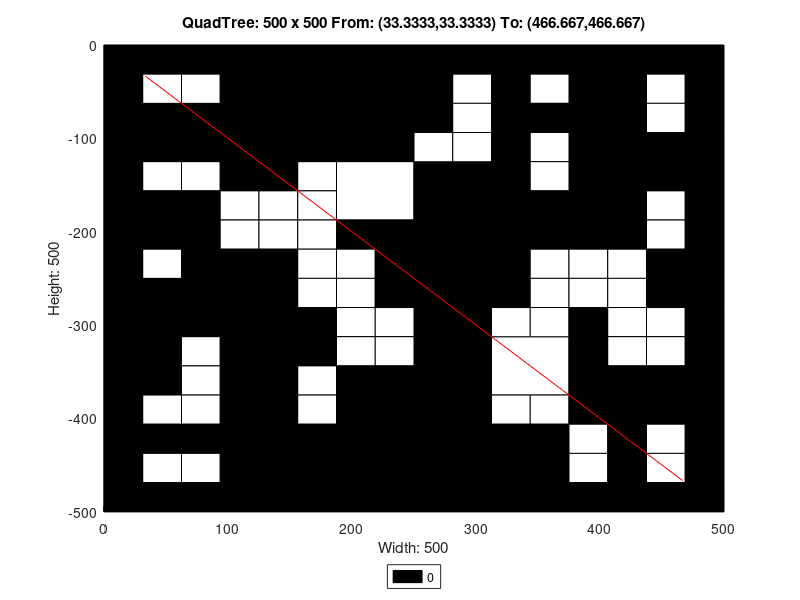

Source code (MATLAB):
axis([0 500 -500 0]);
title('QuadTree: 500 x 500 From: (33.3333,33.3333) To: (466.667,466.667)');
xlabel('Width: 500');
ylabel('Height: 500');
rectangle('Position',[125 -125 125 125], 'FaceColor',[0 0 0]);
rectangle('Position',[0 -125 62.5 62.5], 'FaceColor',[0 0 0]);
rectangle('Position',[62.5 -125 62.5 62.5], 'FaceColor',[0 0 0]);
rectangle('Position',[187.5 -187.5 62.5 62.5], 'FaceColor',[1 1 1]);
rectangle('Position',[375 -62.5 62.5 62.5], 'FaceColor',[0 0 0]);
rectangle('Position',[375 -125 62.5 62.5], 'FaceColor',[0 0 0]);
rectangle('Position',[250 -187.5 62.5 62.5], 'FaceColor',[0 0 0]);
rectangle('Position',[250 -250 62.5 62.5], 'FaceColor',[0 0 0]);
rectangle('Position',[375 -187.5 62.5 62.5], 'FaceColor',[0 0 0]);
rectangle('Position',[0 -312.5 62.5 62.5], 'FaceColor',[0 0 0]);
rectangle('Position',[62.5 -312.5 62.5 62.5], 'FaceColor',[0 0 0]);
rectangle('Position',[0 -375 62.5 62.5], 'FaceColor',[0 0 0]);
rectangle('Position',[187.5 -437.5 62.5 62.5], 'FaceColor',[0 0 0]);
rectangle('Position',[125 -500 62.5 62.5], 'FaceColor',[0 0 0]);
rectangle('Position',[187.5 -500 62.5 62.5], 'FaceColor',[0 0 0]);
rectangle('Position',[250 -312.5 62.5 62.5], 'FaceColor',[0 0 0]);
rectangle('Position',[250 -375 62.5 62.5], 'FaceColor',[0 0 0]);
rectangle('Position',[312.5 -375 62.5 62.5], 'FaceColor',[1 1 1]);
rectangle('Position',[250 -437.5 62.5 62.5], 'FaceColor',[0 0 0]);
rectangle('Position',[250 -500 62.5 62.5], 'FaceColor',[0 0 0]);
rectangle('Position',[312.5 -500 62.5 62.5], 'FaceColor',[0 0 0]);
rectangle('Position',[0 -31.25 31.25 31.25], 'FaceColor',[0 0 0]);
rectangle('Position',[31.25 -31.25 31.25 31.25], 'FaceColor',[0 0 0]);
rectangle('Position',[0 -62.5 31.25 31.25], 'FaceColor',[0 0 0]);
rectangle('Position',[31.25 -62.5 31.25 31.25], 'FaceColor',[1 1 1]);
rectangle('Position',[62.5 -31.25 31.25 31.25], 'FaceColor',[0 0 0]);
rectangle('Position',[93.75 -31.25 31.25 31.25], 'FaceColor',[0 0 0]);
rectangle('Position',[62.5 -62.5 31.25 31.25], 'FaceColor',[1 1 1]);
rectangle('Position',[93.75 -62.5 31.25 31.25], 'FaceColor',[0 0 0]);
rectangle('Position',[0 -156.25 31.25 31.25], 'FaceColor',[0 0 0]);
rectangle('Position',[31.25 -156.25 31.25 31.25], 'FaceColor',[1 1 1]);
rectangle('Position',[0 -187.5 31.25 31.25], 'FaceColor',[0 0 0]);
rectangle('Position',[31.25 -187.5 31.25 31.25], 'FaceColor',[0 0 0]);
rectangle('Position',[62.5 -156.25 31.25 31.25], 'FaceColor',[1 1 1]);
rectangle('Position',[93.75 -156.25 31.25 31.25], 'FaceColor',[0 0 0]);
rectangle('Position',[62.5 -187.5 31.25 31.25], 'FaceColor',[0 0 0]);
rectangle('Position',[93.75 -187.5 31.25 31.25], 'FaceColor',[1 1 1]);
rectangle('Position',[0 -218.75 31.25 31.25], 'FaceColor',[0 0 0]);
rectangle('Position',[31.25 -218.75 31.25 31.25], 'FaceColor',[0 0 0]);
rectangle('Position',[0 -250 31.25 31.25], 'FaceColor',[0 0 0]);
rectangle('Position',[31.25 -250 31.25 31.25], 'FaceColor',[1 1 1]);
rectangle('Position',[62.5 -218.75 31.25 31.25], 'FaceColor',[0 0 0]);
rectangle('Position',[93.75 -218.75 31.25 31.25], 'FaceColor',[1 1 1]);
rectangle('Position',[62.5 -250 31.25 31.25], 'FaceColor',[0 0 0]);
rectangle('Position',[93.75 -250 31.25 31.25], 'FaceColor',[0 0 0]);
rectangle('Position',[125 -156.25 31.25 31.25], 'FaceColor',[0 0 0]);
rectangle('Position',[156.25 -156.25 31.25 31.25], 'FaceColor',[1 1 1]);
rectangle('Position',[125 -187.5 31.25 31.25], 'FaceColor',[1 1 1]);
rectangle('Position',[156.25 -187.5 31.25 31.25], 'FaceColor',[1 1 1]);
rectangle('Position',[125 -218.75 31.25 31.25], 'FaceColor',[1 1 1]);
rectangle('Position',[156.25 -218.75 31.25 31.25], 'FaceColor',[1 1 1]);
rectangle('Position',[125 -250 31.25 31.25], 'FaceColor',[0 0 0]);
rectangle('Position',[156.25 -250 31.25 31.25], 'FaceColor',[1 1 1]);
rectangle('Position',[187.5 -218.75 31.25 31.25], 'FaceColor',[0 0 0]);
rectangle('Position',[218.75 -218.75 31.25 31.25], 'FaceColor',[0 0 0]);
rectangle('Position',[187.5 -250 31.25 31.25], 'FaceColor',[1 1 1]);
rectangle('Position',[218.75 -250 31.25 31.25], 'FaceColor',[0 0 0]);
rectangle('Position',[250 -31.25 31.25 31.25], 'FaceColor',[0 0 0]);
rectangle('Position',[281.25 -31.25 31.25 31.25], 'FaceColor',[0 0 0]);
rectangle('Position',[250 -62.5 31.25 31.25], 'FaceColor',[0 0 0]);
rectangle('Position',[281.25 -62.5 31.25 31.25], 'FaceColor',[1 1 1]);
rectangle('Position',[312.5 -31.25 31.25 31.25], 'FaceColor',[0 0 0]);
rectangle('Position',[343.75 -31.25 31.25 31.25], 'FaceColor',[0 0 0]);
rectangle('Position',[312.5 -62.5 31.25 31.25], 'FaceColor',[0 0 0]);
rectangle('Position',[343.75 -62.5 31.25 31.25], 'FaceColor',[1 1 1]);
rectangle('Position',[250 -93.75 31.25 31.25], 'FaceColor',[0 0 0]);
rectangle('Position',[281.25 -93.75 31.25 31.25], 'FaceColor',[1 1 1]);
rectangle('Position',[250 -125 31.25 31.25], 'FaceColor',[1 1 1]);
rectangle('Position',[281.25 -125 31.25 31.25], 'FaceColor',[1 1 1]);
rectangle('Position',[312.5 -93.75 31.25 31.25], 'FaceColor',[0 0 0]);
rectangle('Position',[343.75 -93.75 31.25 31.25], 'FaceColor',[0 0 0]);
rectangle('Position',[312.5 -125 31.25 31.25], 'FaceColor',[0 0 0]);
rectangle('Position',[343.75 -125 31.25 31.25], 'FaceColor',[1 1 1]);
rectangle('Position',[437.5 -31.25 31.25 31.25], 'FaceColor',[0 0 0]);
rectangle('Position',[468.75 -31.25 31.25 31.25], 'FaceColor',[0 0 0]);
rectangle('Position',[437.5 -62.5 31.25 31.25], 'FaceColor',[1 1 1]);
rectangle('Position',[468.75 -62.5 31.25 31.25], 'FaceColor',[0 0 0]);
rectangle('Position',[437.5 -93.75 31.25 31.25], 'FaceColor',[1 1 1]);
rectangle('Position',[468.75 -93.75 31.25 31.25], 'FaceColor',[0 0 0]);
rectangle('Position',[437.5 -125 31.25 31.25], 'FaceColor',[0 0 0]);
rectangle('Position',[468.75 -125 31.25 31.25], 'FaceColor',[0 0 0]);
rectangle('Position',[312.5 -156.25 31.25 31.25], 'FaceColor',[0 0 0]);
rectangle('Position',[343.75 -156.25 31.25 31.25], 'FaceColor',[1 1 1]);
rectangle('Position',[312.5 -187.5 31.25 31.25], 'FaceColor',[0 0 0]);
rectangle('Position',[343.75 -187.5 31.25 31.25], 'FaceColor',[0 0 0]);
rectangle('Position',[312.5 -218.75 31.25 31.25], 'FaceColor',[0 0 0]);
rectangle('Position',[343.75 -218.75 31.25 31.25], 'FaceColor',[0 0 0]);
rectangle('Position',[312.5 -250 31.25 31.25], 'FaceColor',[0 0 0]);
rectangle('Position',[343.75 -250 31.25 31.25], 'FaceColor',[1 1 1]);
rectangle('Position',[437.5 -156.25 31.25 31.25], 'FaceColor',[0 0 0]);
rectangle('Position',[468.75 -156.25 31.25 31.25], 'FaceColor',[0 0 0]);
rectangle('Position',[437.5 -187.5 31.25 31.25], 'FaceColor',[1 1 1]);
rectangle('Position',[468.75 -187.5 31.25 31.25], 'FaceColor',[0 0 0]);
rectangle('Position',[375 -218.75 31.25 31.25], 'FaceColor',[0 0 0]);
rectangle('Position',[406.25 -218.75 31.25 31.25], 'FaceColor',[0 0 0]);
rectangle('Position',[375 -250 31.25 31.25], 'FaceColor',[1 1 1]);
rectangle('Position',[406.25 -250 31.25 31.25], 'FaceColor',[1 1 1]);
rectangle('Position',[437.5 -218.75 31.25 31.25], 'FaceColor',[1 1 1]);
rectangle('Position',[468.75 -218.75 31.25 31.25], 'FaceColor',[0 0 0]);
rectangle('Position',[437.5 -250 31.25 31.25], 'FaceColor',[0 0 0]);
rectangle('Position',[468.75 -250 31.25 31.25], 'FaceColor',[0 0 0]);
rectangle('Position',[62.5 -343.75 31.25 31.25], 'FaceColor',[1 1 1]);
rectangle('Position',[93.75 -343.75 31.25 31.25], 'FaceColor',[0 0 0]);
rectangle('Position',[62.5 -375 31.25 31.25], 'FaceColor',[1 1 1]);
rectangle('Position',[93.75 -375 31.25 31.25], 'FaceColor',[0 0 0]);
rectangle('Position',[125 -281.25 31.25 31.25], 'FaceColor',[0 0 0]);
rectangle('Position',[156.25 -281.25 31.25 31.25], 'FaceColor',[1 1 1]);
rectangle('Position',[125 -312.5 31.25 31.25], 'FaceColor',[0 0 0]);
rectangle('Position',[156.25 -312.5 31.25 31.25], 'FaceColor',[0 0 0]);
rectangle('Position',[187.5 -281.25 31.25 31.25], 'FaceColor',[1 1 1]);
rectangle('Position',[218.75 -281.25 31.25 31.25], 'FaceColor',[0 0 0]);
rectangle('Position',[187.5 -312.5 31.25 31.25], 'FaceColor',[1 1 1]);
rectangle('Position',[218.75 -312.5 31.25 31.25], 'FaceColor',[1 1 1]);
rectangle('Position',[125 -343.75 31.25 31.25], 'FaceColor',[0 0 0]);
rectangle('Position',[156.25 -343.75 31.25 31.25], 'FaceColor',[0 0 0]);
rectangle('Position',[125 -375 31.25 31.25], 'FaceColor',[0 0 0]);
rectangle('Position',[156.25 -375 31.25 31.25], 'FaceColor',[1 1 1]);
rectangle('Position',[187.5 -343.75 31.25 31.25], 'FaceColor',[1 1 1]);
rectangle('Position',[218.75 -343.75 31.25 31.25], 'FaceColor',[1 1 1]);
rectangle('Position',[187.5 -375 31.25 31.25], 'FaceColor',[0 0 0]);
rectangle('Position',[218.75 -375 31.25 31.25], 'FaceColor',[0 0 0]);
rectangle('Position',[0 -406.25 31.25 31.25], 'FaceColor',[0 0 0]);
rectangle('Position',[31.25 -406.25 31.25 31.25], 'FaceColor',[1 1 1]);
rectangle('Position',[0 -437.5 31.25 31.25], 'FaceColor',[0 0 0]);
rectangle('Position',[31.25 -437.5 31.25 31.25], 'FaceColor',[0 0 0]);
rectangle('Position',[62.5 -406.25 31.25 31.25], 'FaceColor',[1 1 1]);
rectangle('Position',[93.75 -406.25 31.25 31.25], 'FaceColor',[0 0 0]);
rectangle('Position',[62.5 -437.5 31.25 31.25], 'FaceColor',[0 0 0]);
rectangle('Position',[93.75 -437.5 31.25 31.25], 'FaceColor',[0 0 0]);
rectangle('Position',[0 -468.75 31.25 31.25], 'FaceColor',[0 0 0]);
rectangle('Position',[31.25 -468.75 31.25 31.25], 'FaceColor',[1 1 1]);
rectangle('Position',[0 -500 31.25 31.25], 'FaceColor',[0 0 0]);
rectangle('Position',[31.25 -500 31.25 31.25], 'FaceColor',[0 0 0]);
rectangle('Position',[62.5 -468.75 31.25 31.25], 'FaceColor',[1 1 1]);
rectangle('Position',[93.75 -468.75 31.25 31.25], 'FaceColor',[0 0 0]);
rectangle('Position',[62.5 -500 31.25 31.25], 'FaceColor',[0 0 0]);
rectangle('Position',[93.75 -500 31.25 31.25], 'FaceColor',[0 0 0]);
rectangle('Position',[125 -406.25 31.25 31.25], 'FaceColor',[0 0 0]);
rectangle('Position',[156.25 -406.25 31.25 31.25], 'FaceColor',[1 1 1]);
rectangle('Position',[125 -437.5 31.25 31.25], 'FaceColor',[0 0 0]);
rectangle('Position',[156.25 -437.5 31.25 31.25], 'FaceColor',[0 0 0]);
rectangle('Position',[312.5 -281.25 31.25 31.25], 'FaceColor',[0 0 0]);
rectangle('Position',[343.75 -281.25 31.25 31.25], 'FaceColor',[1 1 1]);
rectangle('Position',[312.5 -312.5 31.25 31.25], 'FaceColor',[1 1 1]);
rectangle('Position',[343.75 -312.5 31.25 31.25], 'FaceColor',[1 1 1]);
rectangle('Position',[375 -281.25 31.25 31.25], 'FaceColor',[1 1 1]);
rectangle('Position',[406.25 -281.25 31.25 31.25], 'FaceColor',[1 1 1]);
rectangle('Position',[375 -312.5 31.25 31.25], 'FaceColor',[0 0 0]);
rectangle('Position',[406.25 -312.5 31.25 31.25], 'FaceColor',[1 1 1]);
rectangle('Position',[437.5 -281.25 31.25 31.25], 'FaceColor',[0 0 0]);
rectangle('Position',[468.75 -281.25 31.25 31.25], 'FaceColor',[0 0 0]);
rectangle('Position',[437.5 -312.5 31.25 31.25], 'FaceColor',[1 1 1]);
rectangle('Position',[468.75 -312.5 31.25 31.25], 'FaceColor',[0 0 0]);
rectangle('Position',[375 -343.75 31.25 31.25], 'FaceColor',[0 0 0]);
rectangle('Position',[406.25 -343.75 31.25 31.25], 'FaceColor',[1 1 1]);
rectangle('Position',[375 -375 31.25 31.25], 'FaceColor',[0 0 0]);
rectangle('Position',[406.25 -375 31.25 31.25], 'FaceColor',[0 0 0]);
rectangle('Position',[437.5 -343.75 31.25 31.25], 'FaceColor',[1 1 1]);
rectangle('Position',[468.75 -343.75 31.25 31.25], 'FaceColor',[0 0 0]);
rectangle('Position',[437.5 -375 31.25 31.25], 'FaceColor',[0 0 0]);
rectangle('Position',[468.75 -375 31.25 31.25], 'FaceColor',[0 0 0]);
rectangle('Position',[312.5 -406.25 31.25 31.25], 'FaceColor',[1 1 1]);
rectangle('Position',[343.75 -406.25 31.25 31.25], 'FaceColor',[1 1 1]);
rectangle('Position',[312.5 -437.5 31.25 31.25], 'FaceColor',[0 0 0]);
rectangle('Position',[343.75 -437.5 31.25 31.25], 'FaceColor',[0 0 0]);
rectangle('Position',[375 -406.25 31.25 31.25], 'FaceColor',[0 0 0]);
rectangle('Position',[406.25 -406.25 31.25 31.25], 'FaceColor',[0 0 0]);
rectangle('Position',[375 -437.5 31.25 31.25], 'FaceColor',[1 1 1]);
rectangle('Position',[406.25 -437.5 31.25 31.25], 'FaceColor',[0 0 0]);
rectangle('Position',[437.5 -406.25 31.25 31.25], 'FaceColor',[0 0 0]);
rectangle('Position',[468.75 -406.25 31.25 31.25], 'FaceColor',[0 0 0]);
rectangle('Position',[437.5 -437.5 31.25 31.25], 'FaceColor',[1 1 1]);
rectangle('Position',[468.75 -437.5 31.25 31.25], 'FaceColor',[0 0 0]);
rectangle('Position',[375 -468.75 31.25 31.25], 'FaceColor',[1 1 1]);
rectangle('Position',[406.25 -468.75 31.25 31.25], 'FaceColor',[0 0 0]);
rectangle('Position',[375 -500 31.25 31.25], 'FaceColor',[0 0 0]);
rectangle('Position',[406.25 -500 31.25 31.25], 'FaceColor',[0 0 0]);
rectangle('Position',[437.5 -468.75 31.25 31.25], 'FaceColor',[1 1 1]);
rectangle('Position',[468.75 -468.75 31.25 31.25], 'FaceColor',[0 0 0]);
rectangle('Position',[437.5 -500 31.25 31.25], 'FaceColor',[0 0 0]);
rectangle('Position',[468.75 -500 31.25 31.25], 'FaceColor',[0 0 0]);
X=[466.667,33.3333];
Y=[-466.667,-33.3333];
hold on;
plot(X,Y,'r');
legend('0','Location','southoutside');
